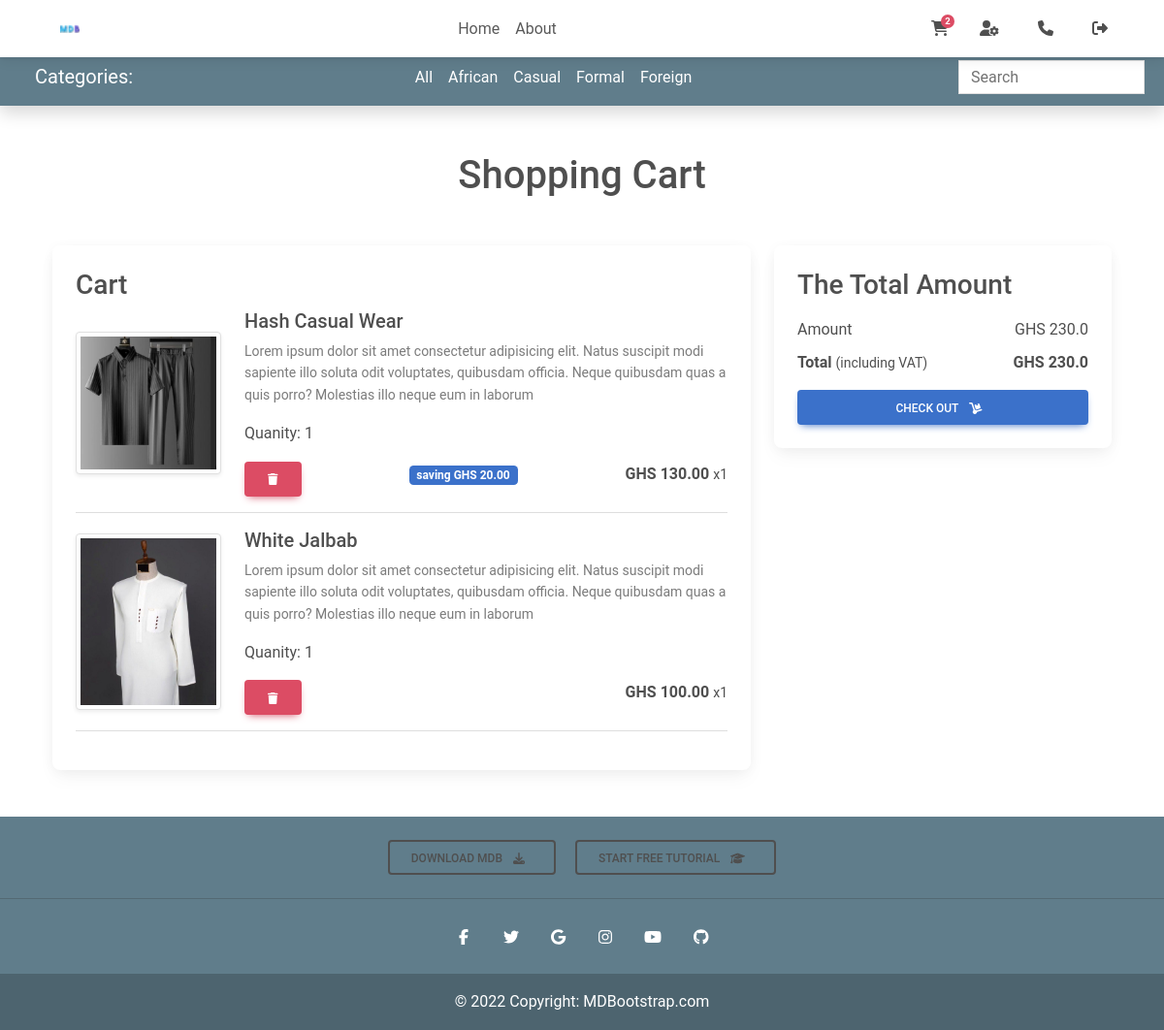
The app's page /cart/ (signed in) with its own data.
### core/models.py (models this page shows, shortened)
class Order(models.Model):
    owner = models.ForeignKey(User, on_delete=models.CASCADE)
    ref_code = models.CharField(unique=True, max_length=20)
    items = models.ManyToManyField(OrderItem)
    address = models.ForeignKey('Address', on_delete=models.SET_NULL, null=True, blank=True)
    coupon = models.ForeignKey('Coupon', on_delete=models.SET_NULL, null=True, blank=True)
    refund_requested = models.BooleanField(default=False)
    refund_granted = models.BooleanField(default=False)
    ordered = models.BooleanField(default=False)
    created = models.DateTimeField(auto_now_add=True)
    def get_final_cost(self):
        total = 0.00
        for item in self.items.all():
            total += item.get_total_price()
        return total

class OrderItem(models.Model):
    owner = models.ForeignKey(User, on_delete=models.CASCADE)
    item = models.ForeignKey(Product, on_delete=models.CASCADE)
    quantity = models.PositiveIntegerField(default=1)
    ordered = models.BooleanField(default=False)
    def get_final_price(self):
        if self.item.discount_price:
            return self.item.discount_price
        return self.item.price
    def get_total_price(self):
        return float(self.get_final_price() * self.quantity)
    def get_total(self):
        return self.item.price * self.quantity
    def get_discount_price(self):
        return self.item.discount_price * self.quantity
    def get_saved_amount(self):
        if self.item.discount_price:
            return self.get_total() - self.get_discount_price()

class Product(models.Model):
    name = models.CharField(max_length=200)
    price = models.DecimalField(max_digits=10, decimal_places=2)
    discount_price = models.DecimalField(max_digits=10, decimal_places=2, null=True, blank=True)
    category = models.CharField(max_length=2, choices=CATEGORY_CHOICES)
    tag = models.CharField(max_length=15, choices=TAG_CHOICES)
    description = models.TextField()
    image = models.ImageField(upload_to='product_images')

### core/views.py (the view)
# urls.py: path('cart/', views.CartView.as_view(), name='show_cart'),
class CartView(LoginRequiredMixin, View):
    def get(self, request):
        order_qs = Order.objects.filter(owner=request.user, ordered=False)
        if order_qs:
            order = order_qs.first()
            cart_items = order.items.all()
        else:
            return HttpResponse(
                '<h1> <center>You have no active order. <br/> Add an item to your cart and check '
                'out later!!!</center> </h1>')
        context = {
            'cart_items': cart_items,
            'order': order,
        }
        if cart_items:  # if the cart is not empty
            return render(request, 'core/cart.html', context)
        else:
            return HttpResponse(
                '<h1> <center>Your cart is empty. <br/> Add items to your cart and check out '
                'later!!!</center> </h1>')

### core/templatetags/cart_template_tags.py (called while the page is built)
@register.filter
def cart_item_count(user):
    if user.is_authenticated:
        orders = Order.objects.filter(owner=user, ordered=False)
        if orders.exists():
            order = orders.first()
            return order.items.count()
    return 0

### core/templates/core/cart.html (shortened to what this page needs)
{% extends 'core/base.html' %}
{% block content %}
    <div class="container my-5">
        <div class="row">
            {% if cart_items %}
                <h1 class="text-center mb-5">Shopping Cart</h1>
                <div class="col-lg-8">
                    <div class="card">
                        <div class="card-body">
                            <h3>Cart</h3>
                            {% for cart_item in cart_items %}
                                <div class="row">
                                    <div class="col-lg-3 text-center align-self-center">
                                     <a href="{% url 'product_display' cart_item.item.id %}">
                                        <img src="{{ cart_item.item.image.url }}" alt="" height="150" width="150" class="img-fluid img-thumbnail shadow-sm"></a>
                                    </div>
                                    <div class="col-lg-9">
                                        <div>
                                            <h5>{{cart_item.item.name }} </h5>
                                            <p class="mb-2 text-muted small">
                                                {{ cart_item.item.description }}
                                            </p>
                                            <div class="my-3">
                                                <label for="quantity">Quanity: </label>
                                                <span id='quantity'>
                                                {{ cart_item.quantity }} </span>
                                            </div>
                                            <div class="d-flex justify-content-between">
                                                <a href="{% url 'remove_from_cart' cart_item.item.id %}" class="btn btn-danger" >
                                                <i class="fas fa-trash"></i></a>
                                                {% if cart_item.item.discount_price %}
                                                    <a href="#">
                                                        <span
                                                        class="badge bg-primary me-1 ">saving GHS {{ cart_item.get_saved_amount }}</span>
                                                    </a>
                                                {% endif %}
                                                <p class="mb-0"><span><strong> GHS
                                                {{ cart_item.get_final_price }}
                                                </strong></span><small>
                                                x{{ cart_item.quantity }}
                                                </small></p>
                                            </div>
                                        </div>
                                    </div>
                                </div>
                                <hr class="text-muted">
                            {% endfor %}
                        </div>
                    </div>
                </div>
                <div class="col-lg-4">
                    <div class="card">
                        <div class="card-body">
                            <h3>The Total Amount </h3>
                            <ul class="list-group">
                                <li class="list-group-item d-flex justify-content-between align-items-center border-0 px-0 pb-0">Amount <span id='amount'>GHS {{ order.get_final_cost }}</span></li>
                                <li class="list-group-item d-flex justify-content-between align-items-center border-0 px-0 pb-0 mb-3">
                                    <div>
                                        <strong>Total </strong><small>(including VAT)</small>
                                    </div>
                                    <span id='totalamount'><strong>GHS
                                    {{order.get_final_cost}}</strong></span>
                                </li>
                            </ul>
                            <div class="d-grid"><a href="{% url 'checkout' %}" class="btn btn-primary">Check Out <i class="fas fa-dolly me-2"></i>
                            </a></div>
                        </div>
                    </div>
                </div>
            {% else %}
                <h1 class="text-center mb-5">Cart Is Empty</h1>
            {% endif %}
        </div>
    </div>
{% endblock content %}

### core/templates/core/_header.html (shortened to what this page needs)
{% load static %}
{% load cart_template_tags %}
<nav class="navbar fixed-top navbar-expand-lg navbar-light bg-white">
  <div class="container">
    <div class="collapse navbar-collapse" id="navbarSupportedContent1">
      <a class="navbar-brand mt-2 mt-sm-0" href="https://mdbootstrap.com/">
        <img
          src="{% static 'core/img/mdb-favicon.ico' %}"
          height="20"
          alt="MDB Logo"
          loading="lazy"
        />
      </a>
      <ul class="navbar-nav me-auto mb-2 mb-lg-0">
        <li class="nav-item active">
          <a class="nav-link " href="/">Home</a>
        </li>
        <li class="nav-item active">
          <a class="nav-link " href="{% url 'about' %}">About</a>
        </li>
      </ul>
    </div>
    <div class="d-flex align-items-center">
      {% if request.user.is_authenticated %}
        <a class="nav-link me-3" href="{% url 'show_cart' %}">
          <i class="fas fa-shopping-cart"></i>
          <span class="badge rounded-pill badge-notification bg-danger">
          {{ request.user | cart_item_count }}</span>
        </a>
        <a class="nav-link me-3" href="{% url 'profile_update' %}">
          <i class="fas fa-user-cog"></i>
        </a>
        <a class="nav-link me-3" href="{% url 'contact' request.user.username %}">
          <i class="fas fa-phone me-2"></i>
        </a>
        <a class="nav-link me-3" href="{% url 'logout' %}">
          <i class="fas fa-sign-out-alt"></i>
        </a>
      {% endif %}
    </div>
  </div>
</nav>

### records on screen
OrderItem: item.image (picture), item.name "Hash Casual Wear", item.description "Lorem ipsum dolor sit amet consectetur adipisicing elit. Natus suscipit modi sapiente illo soluta odit voluptates, quibusdam officia. Neque quibusdam quas a quis porro? Molestias illo neque eum in laborum", quantity "1", get_saved_amount "20.00", get_final_price "130.00"
OrderItem: item.image (picture), item.name "White Jalbab", item.description "Lorem ipsum dolor sit amet consectetur adipisicing elit. Natus suscipit modi sapiente illo soluta odit voluptates, quibusdam officia. Neque quibusdam quas a quis porro? Molestias illo neque eum in laborum", quantity "1", get_final_price "100.00"
Order: get_final_cost "230.0"

### other values on screen
{{ request.user | cart_item_count }} "2"
